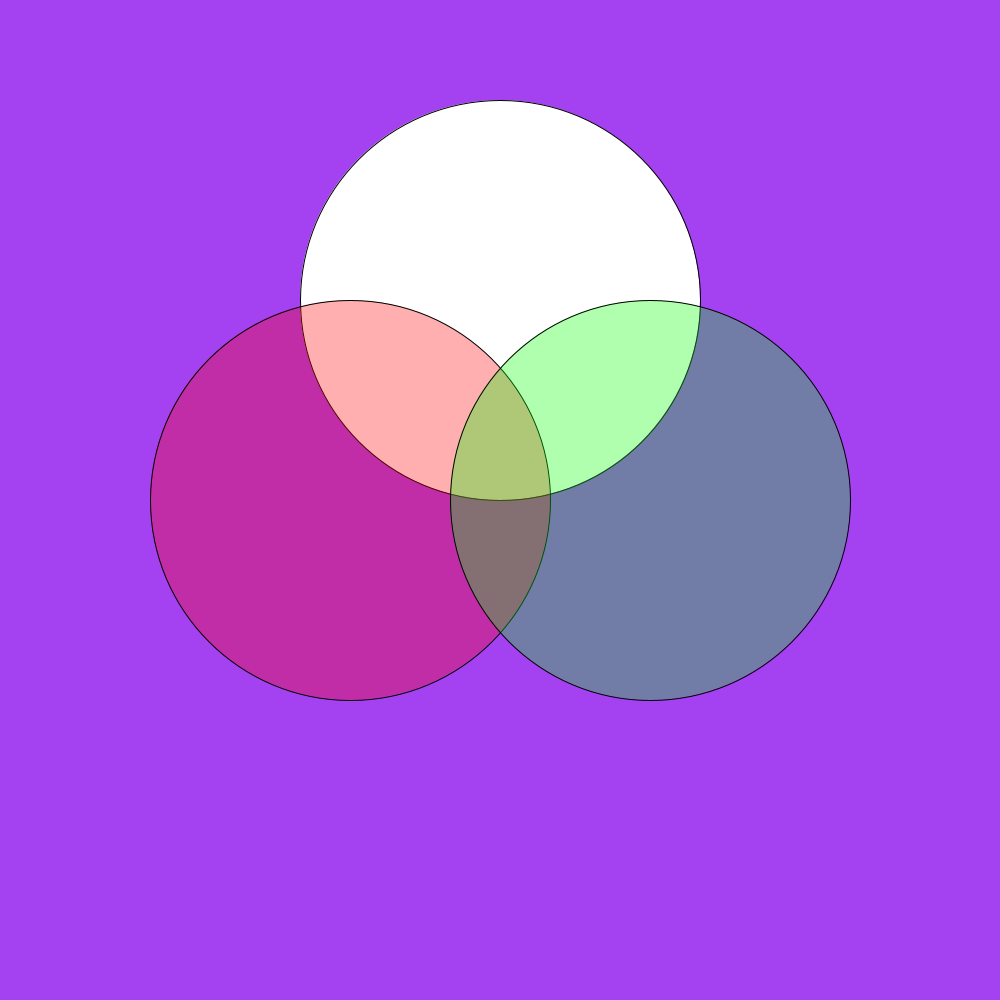
Frame 1 (no input)
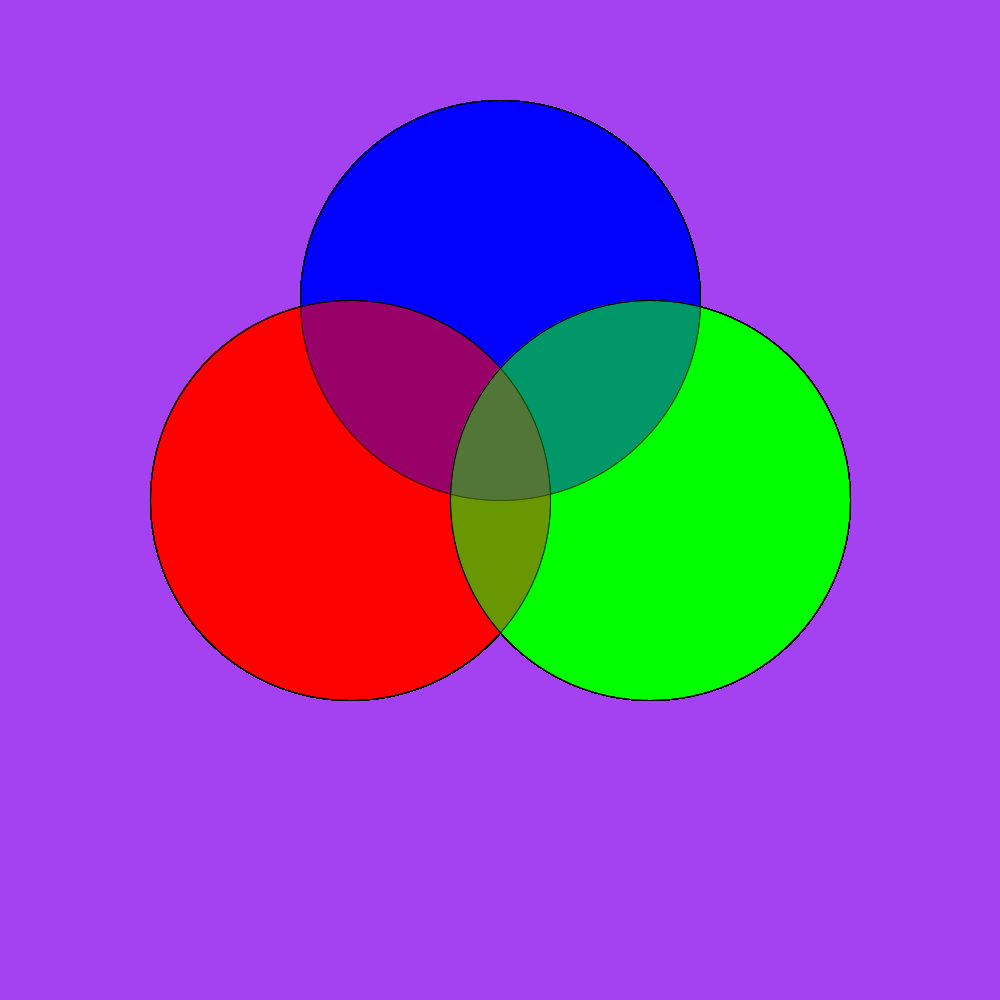
Frame 60 (the mouse pressed at the canvas centre just before this capture)
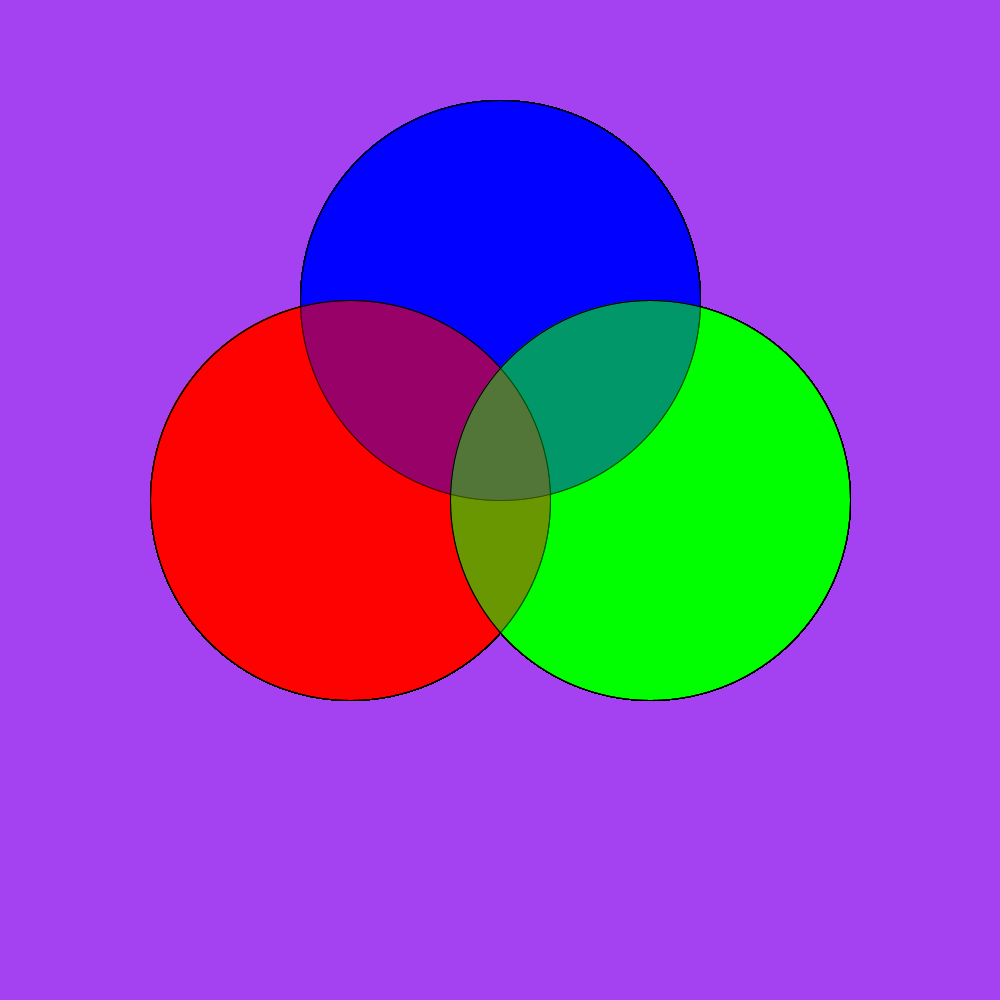
Frame 120 (the mouse held since frame 60 and released just before this capture)

The Processing sketch that drew these frames (run headless with seeded random() and noise(); from frame 60 on, the mouse is pressed at the canvas centre):

// Processing sketch: Venn_Diagram_Of_Me
// ── Venn_Diagram_Of_Me.pde

void setup()
{
  size(1000,1000);
  background(random(255),random(255),random(255));
}

void draw()
{
 text("Funny",500,300);
 ellipse(500,300,400,400);
 fill(255, 0, 0, 80);
 ellipse(350,500,400,400);
fill(0, 255, 0, 80); 
 ellipse(650,500,400,400); 
 fill(0, 0, 255, 80);

}
